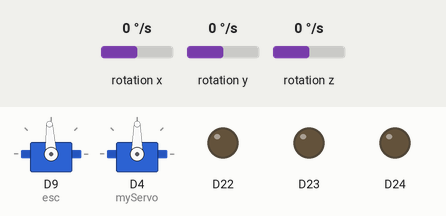
Simulated run of this sketch. Board: Arduino Nano 33 BLE. Shown: 2 × servo, output pins drawn as LEDs (lit = HIGH). The inputs (shaded band) are chosen by the test bench; at power-on: rotation x 0 °/s, rotation y 0 °/s, rotation z 0 °/s.

Above: at 0.0 s.
At 2.1 s:
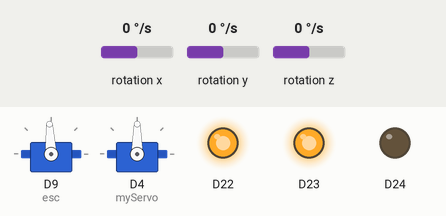
At 7.7 s:
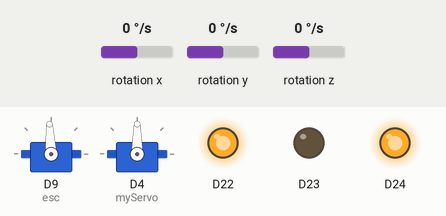
At 8.7 s:
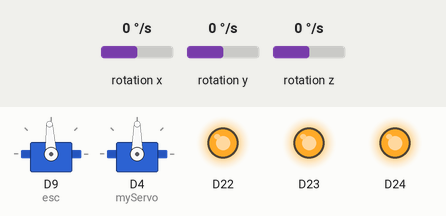
Timing chart, 0 to 10.2 s (numbered marks = the images above):
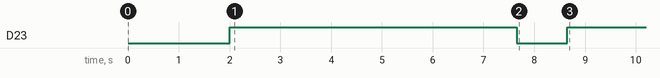

The sketch:

SolidReceiverWithIMU.ino
```cpp
#include <Arduino.h>
#include <ctype.h>
#include <string.h>
#include <stdlib.h>
#include <Arduino_BMI270_BMM150.h> // Include Rev2 IMU Library
#include <Servo.h>

Servo esc;
Servo myServo;

static const size_t LINE_MAX = 16;    // max length of command (excluding the terminate character '\0')
static char   lineBuf[LINE_MAX + 1];
static size_t lineLen = 0;
static const char SOC = '@';          // start-of-command marker
static bool   inCommand = false;

// --- IMU Variables ---
float heading = 0.0;
float gyroZBias = 0.0;
unsigned long lastTime;

void SetRGBLED(int state)//0 - Off; 1 - RED; 2 - Green; 3 - Blue
{
  if(state == 0)
  {
    digitalWrite(LEDR, HIGH);
    digitalWrite(LEDG, HIGH);
    digitalWrite(LEDB, HIGH);
  }
  else if(state == 1)
  {
    digitalWrite(LEDR, LOW);// Red ON
    digitalWrite(LEDG, HIGH);// Green OFF
    digitalWrite(LEDB, HIGH);// Blue OFF
  }
  else if(state == 2)
  {
    digitalWrite(LEDR, HIGH);// Red OFF
    digitalWrite(LEDG, LOW);// Green ON
    digitalWrite(LEDB, HIGH);// Blue OFF
  }
  else if(state == 3)
  {
    digitalWrite(LEDR, HIGH);// Red OFF
    digitalWrite(LEDG, HIGH);// Green OFF
    digitalWrite(LEDB, LOW);// Blue ON
  }
}

void setup() {
  Serial.begin(115200);
  esc.attach(9);
  esc.writeMicroseconds(1500);
  myServo.attach(4);
  myServo.write(90);
  delay(2000);

  // Initialize the RGB pins as outputs
  pinMode(LEDR, OUTPUT);
  pinMode(LEDG, OUTPUT);
  pinMode(LEDB, OUTPUT);

  // Turn all colors OFF immediately at startup
  SetRGBLED(0);

  // Initialize the Rev2 IMU
  if (!IMU.begin()) { //Failed to initialize Rev2 IMU!
    SetRGBLED(1);
    while (1);
  }

  // Gyro Calibration: Keep the car perfectly still when booting up!
  SetRGBLED(3);
  int samples = 500;
  float sum = 0;
  int validSamples = 0;
  for (int i = 0; i < samples; i++) {
    if (IMU.gyroscopeAvailable()) {
      float x, y, z;
      IMU.readGyroscope(x, y, z);
      sum += z;
      validSamples++;
    }
    delay(10);
  }
  gyroZBias = (validSamples > 0) ? sum / validSamples : 0.0;

  //Calibration Complete.
  SetRGBLED(2);
  delay(1000);
  SetRGBLED(0);

  lastTime = micros();
}

static void handleCommand(char* command) {
  if (!command || command[0] == '\0') return;

  // If the line includes '\r' (CRLF), terminate at it
  char* cr = strchr(command, '\r');
  if (cr) *cr = '\0';

  // Trim leading spaces
  while (*command && isspace((unsigned char)*command)) command++;
  if (*command == '\0') return;

  // Command type
  char type = *command++;

  // --- Handle Heading request immediately before integer parsing ---
  if (type == 'H') {
    Serial.println(heading);
    return;
  }

  // Parse integer (For S and M commands)
  char* endp = nullptr;
  long value = strtol(command, &endp, 10);

  // Must have at least one digit for S and M commands
  if (endp == command) return;

  if (type == 'S') {
    if (value < 0 || value > 180) return;
    //Serial.print("Servo: "); //Note: This line is for testing only and should be commented out for production
    //Serial.println(value); //Note: This line is for testing only and should be commented out for production
    // TODO: Apply servo command here
    myServo.write(value);
    //Serial.write("servo");

  } else if (type == 'M') {
    if (value < 1000 || value > 2000) return;
    //Serial.print("Motor: ");//Note: This line is for testing only and should be commented out for production
    //Serial.println(value);//Note: This line is for testing only and should be commented out for production
    // TODO: Apply motor command here
    esc.writeMicroseconds(value);
    //Serial.write
  } else if (type == 'L') {
    if (value < 0 || value > 3) return;
    SetRGBLED(value);
  }
}

void loop() {
  // 1. Read exactly ONE available byte per loop execution pass
  if (Serial.available() > 0) {
    char c = (char)Serial.read();

    if (c == SOC) {
      // Start a fresh command tracking window
      inCommand = true;
      lineLen = 0;
    }
    else if (inCommand) {
      // Only process characters if we have successfully parsed a valid SOC ('@')
      if (c == '\n') {
        lineBuf[lineLen] = '\0';
        handleCommand(lineBuf);
        inCommand = false;
        lineLen = 0;
      }
      else if (lineLen < LINE_MAX) {
        lineBuf[lineLen++] = c;
      }
      else {
        // Buffer Overflow protection: dump frame, reset, wait for next '@'
        inCommand = false;
        lineLen = 0;
      }
    }
  }

  // =======================================================================
  // 2. Background Time-Critical Work: IMU Tracking
  // =======================================================================
  if (IMU.gyroscopeAvailable()) {
    float x, y, z;
    IMU.readGyroscope(x, y, z);

    // Remove baseline sensor noise drift
    z -= gyroZBias;

    // Ignore micro-vibrations below a small deadzone threshold
    if (abs(z) < 0.1) z = 0.0;

    // Compute elapsed time (dt) in seconds
    unsigned long currentTime = micros();
    float dt = (currentTime - lastTime) / 1000000.0;
    lastTime = currentTime;

    // Integrate angular velocity over time
    heading -= z * dt;
    //Serial.println(heading);
  }
}
```
